Frame 1 (no input): blank canvas, image omitted
Frame 60 (no input): blank canvas, image omitted
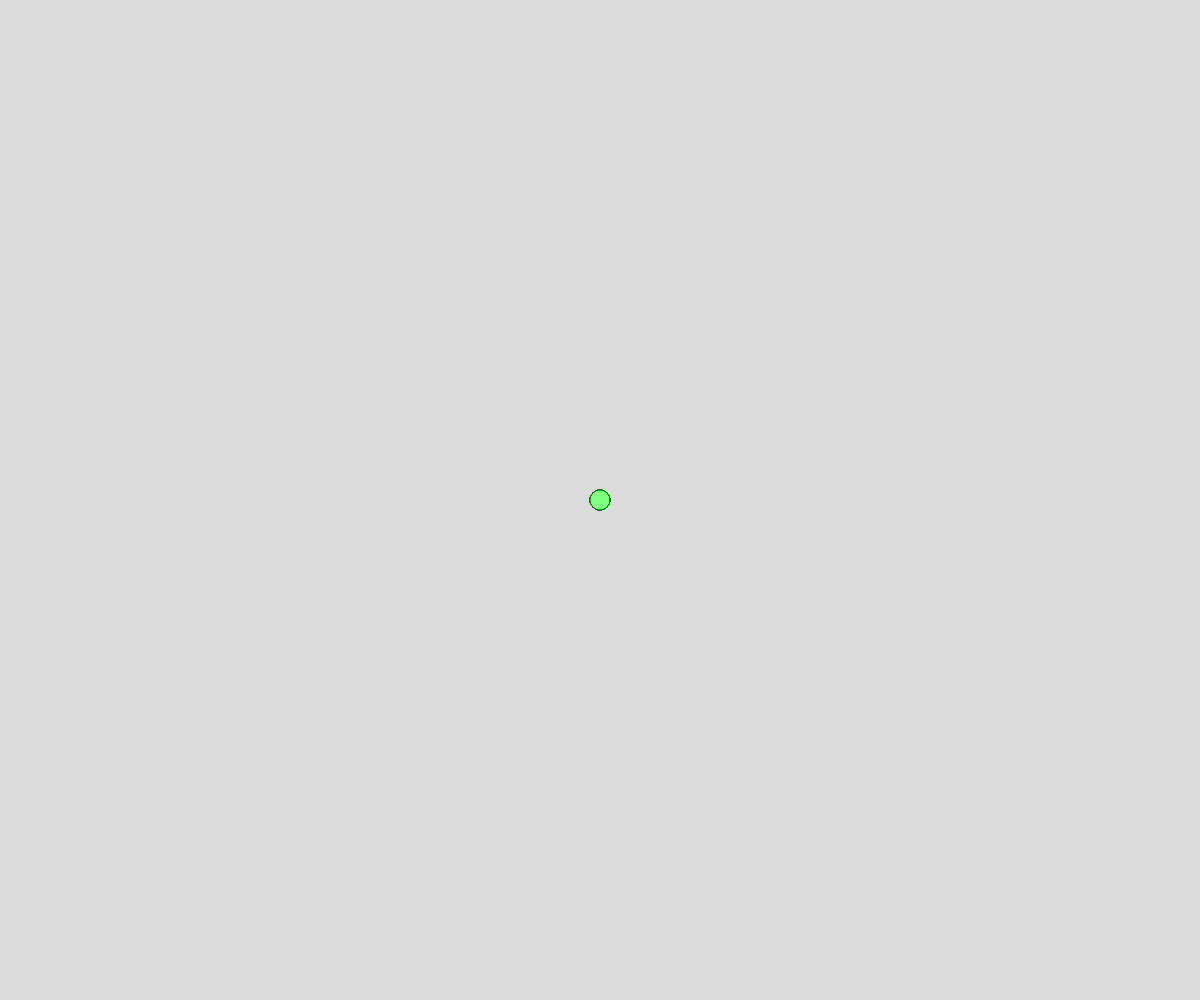
Frame 120 (the mouse pressed at the canvas centre since frame 60)

The p5.js sketch whose frames 1 and 60 were blank and that drew this single picture after the mouse press (run headless with seeded random() and noise() and a simulated clock; from frame 60 on, the mouse is pressed at the canvas centre):

// p5.js sketch
// ── sketch.js
// Hue to fill circles with
let h = 0;
// Arrays to hold drawing data
let xValues = [];
let yValues = [];

function setup(){
  createCanvas(windowWidth, windowHeight);
  // Using HSB so hues can be used
  colorMode(HSB);
}

function draw(){
  background(86);

  // Fill colour will change over time
  h = h + 1;
  if (h >= 360){
    h = 0;
  }

  stroke(h, 100, 50);
  fill(h, 50, 100);

  if (mouseIsPressed){
    // Store the x, y position the arrays
    xValues.push(mouseX);
    yValues.push(mouseY);
  }

  // Loop over the line data and draw it to the screen
  for (let i = 0; i < xValues.length; i++){
    let x = xValues[i];
    let y = yValues[i];
    circle(x, y, 20);
  } 
}
